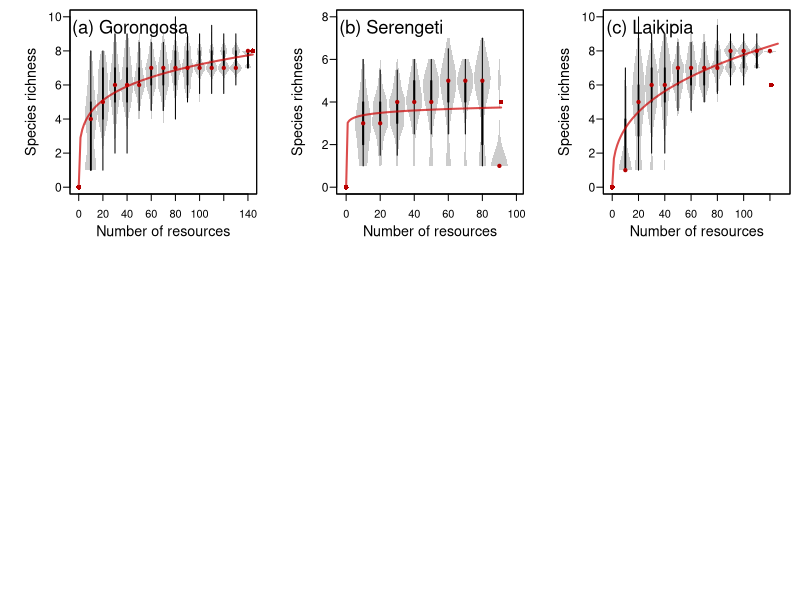

Write the R code that produced this figure. (Note: this script raises an error after producing the figure.)
# Load the data for Gorongosa
g.prob <- read.table("Processed_data/Gorongosa_SpProbIter100.txt", sep="\t", header=T, stringsAsFactors=T)
g.rich <- read.table("Processed_data/Gorongosa_SpRichIter100.txt", sep="\t", header=T, stringsAsFactors=T)

# Load the data for Serengeti
s.prob <- read.table("Processed_data/Serengeti_SpProbIter100.txt", sep="\t", header=T, stringsAsFactors=T)
s.rich <- read.table("Processed_data/Serengeti_SpRichIter100.txt", sep="\t", header=T, stringsAsFactors=T)

# Load the data for Laikipia
l.prob <- read.table("Processed_data/Laikipia_SpProbIter100.txt", sep="\t", header=T, stringsAsFactors=T)
l.rich <- read.table("Processed_data/Laikipia_SpRichIter100.txt", sep="\t", header=T, stringsAsFactors=T)


# Install and load the required packages
#install.packages(c("vioplot","RColorBrewer"))
library(vioplot)
library(RColorBrewer)

########################################################################################
# Set up the plot and dimensions
png(filename="Figures/Complete_cascade.png",width=24,height=18,units="cm",res=300)

# Define plot margins
#Set panel outline. The top panel is used for the legend
m <- (matrix(c(1,2,3,4,4,4,5,6,7), nrow = 3, ncol = 3, byrow = TRUE))

# Set heights for plot panels
layout(mat = m,heights = c(0.44,0.12,0.44))
# Set margins
par(mai=c(.7,.7,0.1,0.1))

########################################################################################
# Make the base violin plot of the simulated data (replicates are iterations)
plot(0,0,type="n", las=1, ylab="Species richness", xlab="Number of resources",
	,cex.axis=1.1, cex.lab= 1.3, mgp=c(2.4,0.6,0), ylim=c(0,10), xlim=c(-0.15,14.15), xaxt='n')
# Add horizontal axis
axis(1, at =seq(0,14,by=2), labels=c("0","20","40","60","80","100","120","140"),cex=1.1)

# Add violin plot
X <- vioplot(g.rich, add=T, col=rgb(0.8,0.8,0.8,1), border=NA,rectCol="black", lineCol="black", 
	colMed=rgb(0.7,0,0,1),wex=1.2)
# Add points for the minimum and maximum resource level
points(c(0,14.4),c(0,8),pch=16,col=rgb(0.7,0,0,1))

# Add points to show the median values
#points(c(0,seq(1,14,by=1),14.4),c(0,X$median,8),pch=1,col=rgb(0,0,0,1), cex=1.3)
# Label the panel
mtext("(a) Gorongosa",cex=1.1, side = 3, adj = 0.03, line = -2,font=1)

# Add a prediction line by defining independent (IV) and dependent (DV) variables and modelling an asymptotic relationship
IV <- rep(1:14,100)
DV <- c(t(g.rich))
nlreg <- nls(DV~a*IV^b,start=list(a=8,b=0.5))

# Predict new data from model parameters
xvals <- seq(0,14.4,l=100)
pred.val <- predict(nlreg, list(IV = xvals) , se.fit = TRUE,interval = "confidence",level = 0.95)
# Add lines to plot
lines(xvals, pred.val, lwd=2, col=rgb(0.8,0,0,0.7), lty=1)

########################################################################################

# Make the base violin plot of the simulated data (replicates are iterations)
plot(0,0,type="n", las=1, ylab="Species richness", xlab="Number of resources",
	,cex.axis=1.1, cex.lab= 1.3, mgp=c(2.4,0.6,0), ylim=c(0,8), xlim=c(-0.15,10), xaxt='n')
# Add horizontal axis
axis(1, at =seq(0,10,by=2), labels=c("0","20","40","60","80","100"),cex=1.1)

# Add violin plot
X <- vioplot(s.rich, add=T, col=rgb(0.8,0.8,0.8,1), border=NA,rectCol="black", lineCol="black", 
	colMed=rgb(0.7,0,0,1),wex=1.2)
# Add points for the minimum and maximum resource level
points(c(0,9.1),c(0,4),pch=16,col=rgb(0.7,0,0,1))

# Add points to show the median values
#points(c(0,seq(1,14,by=1),14.4),c(0,X$median,8),pch=1,col=rgb(0,0,0,1), cex=1.3)
# Label the panel
mtext("(b) Serengeti",cex=1.1, side = 3, adj = 0.03, line = -2,font=1)

# Add a prediction line by defining independent (IV) and dependent (DV) variables and modelling an asymptotic relationship
IV <- rep(1:9,100)
DV <- c(t(s.rich))
nlreg <- nls(DV~a*IV^b,start=list(a=8,b=0.5))

# Predict new data from model parameters
xvals <- seq(0,9.1,l=100)
pred.val <- predict(nlreg, list(IV = xvals) , se.fit = TRUE,interval = "confidence",level = 0.95)
# Add lines to plot
lines(xvals, pred.val, lwd=2, col=rgb(0.8,0,0,0.7), lty=1)


########################################################################################

# Make the base violin plot of the simulated data (replicates are iterations)
plot(0,0,type="n", las=1, ylab="Species richness", xlab="Number of resources",
	,cex.axis=1.1, cex.lab= 1.3, mgp=c(2.4,0.6,0), ylim=c(0,10), xlim=c(-0.15,13), xaxt='n')
# Add horizontal axis
axis(1, at =seq(0,12,by=2), labels=c("0","20","40","60","80","100","120"),cex=1.1)

# Add violin plot
X <- vioplot(l.rich, add=T, col=rgb(0.8,0.8,0.8,1), border=NA,rectCol="black", lineCol="black", 
	colMed=rgb(0.7,0,0,1),wex=1.2)
# Add points for the minimum and maximum resource level
points(c(0,12.1),c(0,6),pch=16,col=rgb(0.7,0,0,1))

# Add points to show the median values
#points(c(0,seq(1,14,by=1),14.4),c(0,X$median,8),pch=1,col=rgb(0,0,0,1), cex=1.3)
# Label the panel
mtext("(c) Laikipia",cex=1.1, side = 3, adj = 0.03, line = -2,font=1)

# Add a prediction line by defining independent (IV) and dependent (DV) variables and modelling an asymptotic relationship
IV <- rep(1:12,100)
DV <- c(t(l.rich))
nlreg <- nls(DV~a*IV^b,start=list(a=8,b=0.5))

# Predict new data from model parameters
xvals <- seq(0,12.6,l=100)
pred.val <- predict(nlreg, list(IV = xvals) , se.fit = TRUE,interval = "confidence",level = 0.95)
# Add lines to plot
lines(xvals, pred.val, lwd=2, col=rgb(0.8,0,0,0.7), lty=1)


########################################################################################
########################################################################################

# Create a species legend using a distinguishable colour ramp
cols2 <- c(brewer.pal(n = 10, name = "Paired"),brewer.pal(n = 10, name = "Paired"))
par(mai=c(0,.7,0,0))

# Make a blank plot
plot(0,0,axes=FALSE,xlab="",ylab="", type=n)

# Create a vector of species names for the legend
sp.names <-c("Buffalo", "Grevy's zebra", "Hartebeest", "Oribi", "Oryx",
	"Plain's zebra", "Reedbuck", "Sable", "Topi", "Waterbuck",
	"Wildebeest", "Grant's gazelle", "Impala", "Thomson's gazelle",
	"Bushbuck", "Dik-dik", "Eland", "Klipspringer", "Kudu", "Nyala")

legend("bottom", ncol=5,  lty=rep(c(1,3),each=10), col=cols2, bty='n',legend=sp.names,cex=1.2, lw=2)



#######################################################################################
# Reset margins
par(mai=c(.7,.7,0.1,0.1))

# A vector so that the species correspond to the colors in the legend
g.cols <- c(13,3,11,8,10,4,7,1,20,15,19)
# Are the lines solid or dashed
dash <- ifelse(g.cols>10,3,1)

# Make the plot
plot(0,0,type="n",xlab="Number of resources", ylab="Presence probability", xlim=c(0,145), 
	ylim=c(0,100),las=1 ,cex.axis=1.1, cex.lab= 1.3, mgp=c(2.4,0.6,0))

# The persistence of the full stable community
pres <- c(0,100,0,100,100,100,0,100,100,100,100)
# Add the lines for each species
for (nsp in 1:11){
	lines(c(0,seq(10,140,by=10),144),c(0,g.prob[,nsp],pres[nsp]), col=cols2[g.cols[nsp]], lwd=2, lty=dash[nsp])
}
# Label the panel
mtext("(d)",cex=1.1, side = 3, adj = 0.03, line = -2,font=1)
###########################################################################################
# A vector so that the species correspond to the colors in the legend
s.cols <- c(13,3,11,9,6,14,12,1)
# Are the lines solid or dashed
dash <- ifelse(s.cols>10,3,1)

# Make the plot
plot(0,0,type="n",xlab="Number of resources", ylab="Presence probability", xlim=c(0,100), 
	ylim=c(0,100),las=1, cex.axis=1.1, cex.lab= 1.3, mgp=c(2.4,0.6,0))

# The persistence of the full stable community
pres <- c(100,0,100,100,0,0,100,0)
# Add the lines for each species
for (nsp in 1:8){
	lines(c(0,seq(10,90,by=10),91),c(0,s.prob[,nsp],pres[nsp]), col=cols2[s.cols[nsp]], lwd=2, lty=dash[nsp])
}
# Label the panel
mtext("(e)",cex=1.1, side = 3, adj = 0.03, line = -2,font=1)
###########################################################################################
# A vector so that the species correspond to the colors in the legend
l.cols <- c(13,3,2,6,10,16,12,5,18,1,17,19)
# Are the lines solid or dashed
dash <- ifelse(l.cols>10,31)

# Make the plot
plot(0,0,type="n",xlab="Number of resources", ylab="Presence probability", xlim=c(0,120), 
	ylim=c(0,100),las=1,cex.axis=1.1, cex.lab= 1.3, mgp=c(2.4,0.6,0))

# The persistence of the full stable community
pres <- c(0,100,100,0,100,0,100,0,0,100,100,0)
# Add the lines for each species
for (nsp in 1:12){
	lines(c(0,seq(10,120,by=10),121),c(0,l.prob[,nsp],pres[nsp]), col=cols2[l.cols[nsp]], lwd=2, lty=dash[nsp])
}
# Label the panel
mtext("(f)",cex=1.1, side = 3, adj = 0.03, line = -2,font=1)
###########################################################################################

# Close plot device and save to file
dev.off()
